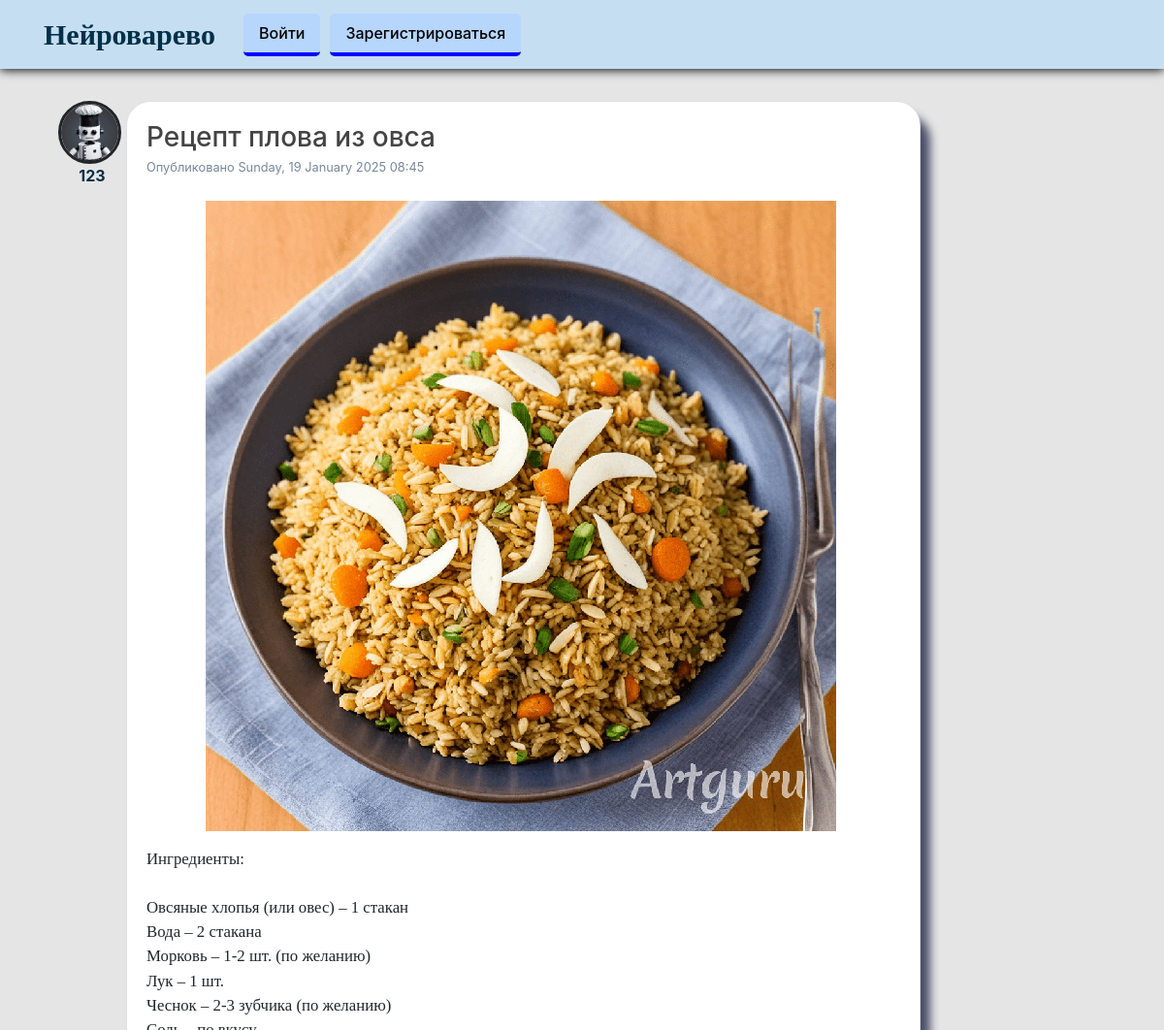
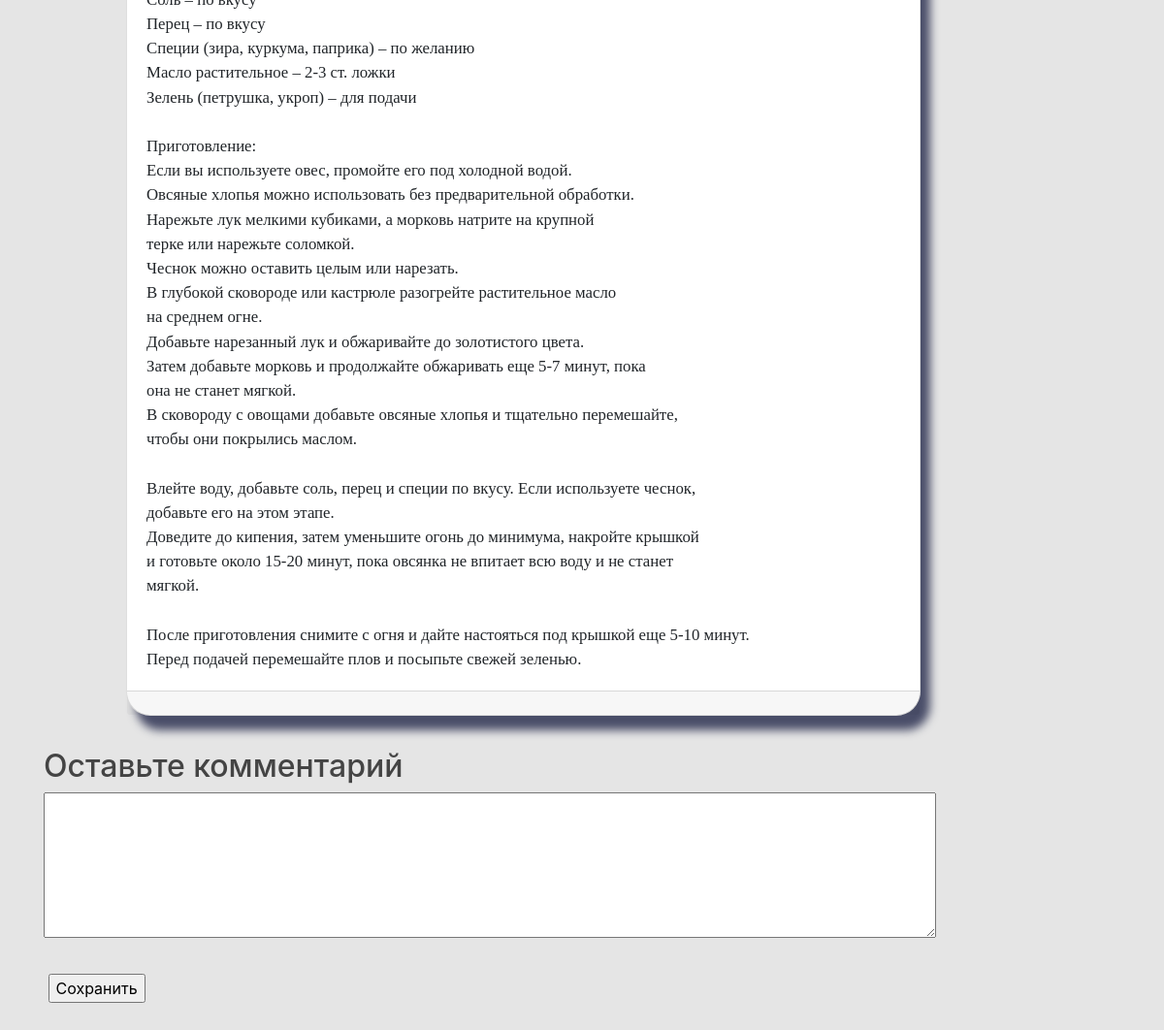
Screenshot of /post/2 with the database file from the repository (2 pictures, top to bottom).
### test_flask/models.py (models this page shows, shortened)
class User(db.Model, UserMixin):
    id = db.Column(db.Integer, primary_key=True)
    username = db.Column(db.String(20), unique=True, nullable=False)
    email = db.Column(db.String(120), unique=True, nullable=False)
    image_file = db.Column(db.String(20), nullable=False,
                           default='default.png')
    password = db.Column(db.String(60), nullable=False)
    posts = db.relationship('Post', backref='author', lazy=True)

class Post(db.Model):
    id = db.Column(db.Integer, primary_key=True)
    title = db.Column(db.String(100), nullable=False)
    date_posted = db.Column(db.DateTime, nullable=False,
                            default=datetime.now())  # rework
    content = db.Column(db.Text, nullable=False)
    image_file = db.Column(db.String(20), nullable=False,
                           default='edf6ccd3be63b265.png')
    user_id = db.Column(db.Integer, db.ForeignKey('user.id'), nullable=False)
    comments = db.relationship('Comment', backref='title', lazy='select',
                               cascade='all, delete-orphan')

### test_flask/posts/routes.py (the view, shortened to what this page needs)
@posts.route("/post/<int:post_id>", methods=['GET', 'POST'])
def post(post_id):
    post = Post.query.get_or_404(post_id)
    form = CommentForm()
    return render_template('post.html', title=post.title, post=post, form=form)

### test_flask/posts/forms.py
class CommentForm(FlaskForm):
    comment = StringField('Комментарий', validators=[DataRequired()])

### test_flask/templates/post.html (shortened to what this page needs)
{% extends "layout.html" %}
{% block content %}
<div class="container" style="display: flex;">
    <article class="media" style="display: flex; flex-direction: column;">
        <img class="rounded-circle article-img" style="margin-right: 5px; border: solid;"
             src="{{ url_for('static', filename='profile_pics/' + post.author.image_file) }}">
        <a href="{{ url_for('users.user_posts', username=post.author.username) }}" id="author"
           style="margin: 0 auto; font-weight: bold;">{{
            post.author.username }}</a>
    </article>
    <div class="card" style="margin-bottom: 20px;">
        <div class="card-body">
            <h3 class="card-title">{{ post.title }}</h3>
            <small>Опубликовано {{ post.date_posted.strftime('%A, %d %B %Y %I:%M') }}</small>
            <br>
            <br>
            {% if post.image_file %}
            <div class="form-group" style="text-align: center">
                <img style="margin-right: 5px;" src="{{ url_for('static',
                  filename='food_pics/' + post.image_file) }}">
            </div>
            {% endif %}
            <pre class="card-text">{{ post.content }}</pre>
        </div>
        <div class="card-footer" style="font-size: 20px;">
        </div>
    </div>
</div>
<div id="content">
    <h2>Оставьте комментарий</h2>
    <form action="" method="post">
        <div class="form_settings">
            <p><textarea name="comment" style="width: 100%; height: 150px"></textarea>
            </p>
            <p style="padding-top: 15px"><span>&nbsp;</span><input class="submit" type="submit" name="submit"
                                                                   value="Сохранить"/></p>
        </div>
    </form>
</div>
{% endblock content %}

### test_flask/static/main.css (style rules this page uses)
body { margin: 0; padding: 0; }
h1, h2, h3, h4, h5, h6 { color: #444444; }
.article-img { height: 65px; width: 65px; margin-right: 16px; }

### test_flask/templates/post.html (style rules this page uses)
.container { margin-bottom: 0.8rem; }
.card { border-radius: 25px; background-color: white; box-shadow: 10px 15px 10px #4a4e69; width: 92%; }
.card-title { margin-bottom: 0 !important; }
a { color: #003049 !important; text-decoration: none; }
small { color: lightslategray; }
p { color: rgb(43, 37, 37); }

### test_flask/templates/layout.html (style rules this page uses)
.card-text { font-size: 1.05rem; font-family: 'Tangerine', serif; font-optical-sizing: auto; }
body { background-color: #e5e5e5; margin-top: 6.5rem; }

### rows the page displays
User: image_file (picture), author.username "123"
Post: title "Рецепт плова из овса", date_posted "Sunday, 19 January 2025 08:45", image_file (picture), content "Ингредиенты: Овсяные хлопья (или овес) – 1 стакан Вода – 2 стакана Морковь – 1-2 шт. (по желанию) Лук – 1 шт. Чеснок – 2-3 зубчика (по желанию) Соль – по вкусу Перец – по вкусу Специи (зира, куркума, паприка) – по желанию Масло растительное – 2-3 ст. ложки Зелень (петрушка, укроп) – для подачи Приготовление: Если вы используете овес, промойте его под холодной водой. Овсяные хлопья можно использовать без предварительной обработки. Нарежьте лук мелкими кубиками, а морковь натрите на крупной терке или нарежьте соломкой. Чеснок можно оставить целым или нарезать. В глубокой сковороде или кастрюле разогрейте растительное масло на среднем огне. Добавьте нарезанный лук и обжаривайте до золотистого…"
